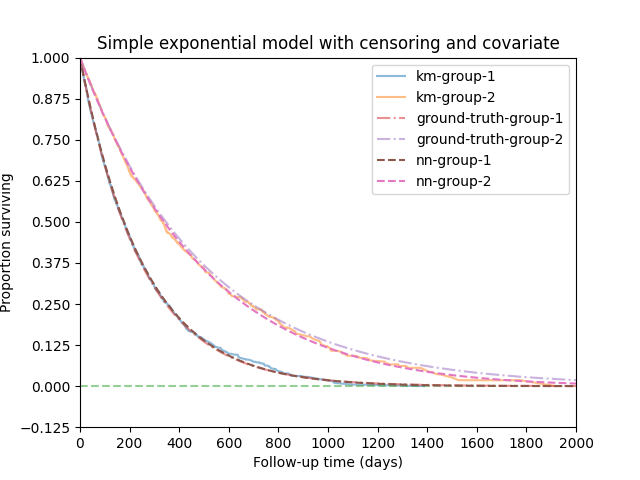

Write the Python code that produced this figure.
import pdb
import numpy as np
import sys
sys.path.append('..')
from lifelines import KaplanMeierFitter
from lifelines import CoxPHFitter
import matplotlib.pyplot as plt
import math

import torch
from torch import nn
import torch.nn.functional as F
import argparse
from torch.utils.data import TensorDataset
from torch.optim import Adam
from torch.optim.lr_scheduler import StepLR

# test to see if it can learn an exponential model with binary covariate and censoring

np.random.seed(seed=0)
rate1 = 0.004
rate2 = 0.002
rate_cens = 0.002
n_samples = 5000
t1 = np.random.exponential(scale=1. / rate1, size=int(n_samples/2))
t2 = np.random.exponential(scale=1. / rate2, size=int(n_samples/2))
t = np.concatenate((t1, t2))
group = np.zeros(n_samples)
group[int(n_samples/2):] = 1

censtime = np.random.exponential(scale=1. / rate_cens, size=n_samples)
e = t < censtime
t[~e] = censtime[~e]
print(f'{sum(e)}/{n_samples} events observed.')

kmf = KaplanMeierFitter()
kmf.fit(t[0:int(n_samples/2)], event_observed=e[0:int(n_samples/2)])
plt.plot(kmf.survival_function_.index.values, kmf.survival_function_.KM_estimate, alpha=0.5, label='km-group-1')
kmf.fit(t[int(n_samples/2):], event_observed=e[int(n_samples/2):])
plt.plot(kmf.survival_function_.index.values, kmf.survival_function_.KM_estimate, alpha=0.5, label='km-group-2')
plt.xticks(np.arange(0, 2000.0001, 200))
plt.yticks(np.arange(-0.125, 1.0001, 0.125))
plt.xlim([0,2000])
plt.ylim([-0.125,1])
plt.xlabel('Follow-up time (days)')
plt.ylabel('Proportion surviving')
plt.title('Simple exponential model with censoring and covariate')
plt.plot([0, 2000], [0, 0], linestyle='dashed', alpha=0.5)
# plt.show()


# true data generating function
sample_t = np.linspace(0, 2000, 100)
curve1 = np.exp(- sample_t * rate1)
curve2 = np.exp(-sample_t * rate2)


plt.plot(sample_t, curve1, alpha=0.5, linestyle='-.', label='ground-truth-group-1')
plt.plot(sample_t, curve2, alpha=0.5, linestyle='-.', label='ground-truth-group-2')

class Simple(nn.Module):
    def __init__(self, x_dim):
        super().__init__()
        # self.linears = nn.ModuleList()
        # for i, (in_dim, out_dim) in enumerate(zip(n_dim[:-1], n_dim[1:])):
        #     self.linears.append(nn.Linear(in_dim, out_dim))
        #     if i < len(n_dim)-2:
        #         self.linears.append(nn.ReLU())
        #     if i < len(n_dim)-2:
        #         self.linears.append(nn.BatchNorm1d(out_dim))

        self.net = torch.nn.Sequential(
            nn.Linear(x_dim + 1, 100),
            # nn.BatchNorm1d(100),
            nn.ReLU(),
            nn.Linear(100, 100),
            # nn.BatchNorm1d(100),
            nn.ReLU(),
            # nn.Linear(100, 100),
            # # nn.BatchNorm1d(100),
            # nn.ReLU(),
            nn.Linear(100, 1),
        )

        # self.net = torch.nn.Sequential(
        #     nn.Linear(1, 1, bias=True)
        # )

        # self.ld = torch.nn.Parameter(torch.Tensor([[0.1]]))

    def forward(self, x, t):
        # t = (t - t_m) / t_std
        # out = self.ld.expand_as(t)
        out = self.net(torch.concat((x, t), dim=-1))

        return out

        # return torch.ones_like(t) * math.log(rate)


def train_one_epoch(args, model, device, train_loader, optimizer, epoch):
    model.train()
    for batch_idx, (X, T, E) in enumerate(train_loader):
        X, T, E = X.to(device), T.to(device), E.to(device)
        # data, target = data.to(device), target.to(device)
        # X: [bs, x_dim], T: [bs, 1], E: [bs, 1]
        bs = len(X)
        optimizer.zero_grad()
        
        observed_ll = model(X, T) # [bs, 1]

        # sample some times
        n_time = 1
        sample_time = torch.rand(bs, n_time).cuda() * T # [bs, n_time]
        sample_time = sample_time.reshape(-1, 1) # [bs x n_time, 1]

        X = X.unsqueeze(1) # [bs, 1, x_dim]
        X = X.expand(-1, n_time, -1) # [bs, n_time, x_dim]
        X = X.reshape(-1, X.shape[-1]) # [bs x n_time, x_dim]

        cum_hz = model(X, sample_time) # [bs x n_time, 1]
        cum_hz = cum_hz.reshape(bs, -1) # [bs, n_time]
        cum_hz = torch.exp(cum_hz).mean(-1, keepdim=True) # [bs, 1]

        loss =  -1 * torch.mean(E * observed_ll - cum_hz * T)
        loss.backward()
        optimizer.step()
        if batch_idx % args.log_interval == 0:
            print('Train Epoch: {} [{}/{} ({:.0f}%)]\tLoss: {:.6f}'.format(
                epoch, batch_idx * len(X), len(train_loader.dataset),
                100. * batch_idx / len(train_loader), loss.item()))
            if args.dry_run:
                break

def predict_survival_at_t(model, x, t, n_time=1000):
    model.eval()
    with torch.no_grad():
        x = x.reshape(1, -1).cuda() # [1, dim]
        x = x.expand(n_time, -1) # [n_time, dim]
        sample_time = torch.linspace(0, t, n_time).cuda().unsqueeze(-1) # [n_time, 1]

        hazard = model(x, sample_time) # [n_time, 1]
        hazard = torch.exp(hazard)
        hazard = hazard.squeeze() # [n_time]
        survival = torch.exp(-1 * hazard.mean() * t)

    return survival.item(), hazard.detach().cpu().numpy()


# Training settings
parser = argparse.ArgumentParser(description='PyTorch MNIST Example')
parser.add_argument('--batch-size', type=int, default=64, metavar='N',
                    help='input batch size for training (default: 64)')
parser.add_argument('--test-batch-size', type=int, default=1000, metavar='N',
                    help='input batch size for testing (default: 1000)')
parser.add_argument('--epochs', type=int, default=100, metavar='N',
                    help='number of epochs to train (default: 14)')
parser.add_argument('--lr', type=float, default=1e-3, metavar='LR',
                    help='learning rate (default: 1.0)')
parser.add_argument('--gamma', type=float, default=0.7, metavar='M',
                    help='Learning rate step gamma (default: 0.7)')
parser.add_argument('--no-cuda', action='store_true', default=False,
                    help='disables CUDA training')
parser.add_argument('--dry-run', action='store_true', default=False,
                    help='quickly check a single pass')
parser.add_argument('--seed', type=int, default=1, metavar='S',
                    help='random seed (default: 1)')
parser.add_argument('--log-interval', type=int, default=10, metavar='N',
                    help='how many batches to wait before logging training status')
parser.add_argument('--save-model', action='store_true', default=False,
                    help='For Saving the current Model')
args = parser.parse_args()
use_cuda = not args.no_cuda and torch.cuda.is_available()

device = torch.device("cuda" if use_cuda else "cpu")

# normalize by the max of available time.
t_max = t.max()
t = t / t_max

# make x_train
x_train = np.zeros((n_samples, 2))
x_train[group == 0] = [1, 0]
x_train[group == 1] = [0, 1]

dataset1 = TensorDataset(torch.from_numpy(x_train).float(), torch.from_numpy(t).unsqueeze(1).float(), torch.from_numpy(e).unsqueeze(1).float())
train_loader = torch.utils.data.DataLoader(dataset1, batch_size=args.batch_size, shuffle=True)

model = Simple(x_dim=2).to(device)
print(model)
optimizer = Adam(model.parameters(), lr=args.lr)

# adding scheduler really helps
scheduler = StepLR(optimizer, step_size=1, gamma=args.gamma)
for epoch in range(1, args.epochs + 1):
    train_one_epoch(args, model, device, train_loader, optimizer, epoch)
    scheduler.step()

list_survival_rate = []
for t in np.linspace(0, 2000, 100):
    survival_rate, hazard_rate = predict_survival_at_t(model, torch.Tensor([[1., 0.]]), t / t_max)
    # plt.plot(t, survival_rate, 'rx', markersize=5)
    list_survival_rate.append(survival_rate)
plt.plot(np.linspace(0, 2000, 100), list_survival_rate, markersize=5, linestyle='--', label='nn-group-1')

list_survival_rate = []
for t in np.linspace(0, 2000, 100):
    survival_rate, hazard_rate = predict_survival_at_t(model, torch.Tensor([[0., 1.]]), t / t_max)
    # plt.plot(t, survival_rate, 'rx', markersize=5)
    list_survival_rate.append(survival_rate)
plt.plot(np.linspace(0, 2000, 100), list_survival_rate, markersize=5, linestyle='--', label='nn-group-2')

# x = torch.Tensor([[1.]]).cuda()
# t = torch.Tensor([[20.]]).cuda()
# model.eval()
# y = model(x, t)

print('t_max: ', t_max)
print(hazard_rate / t_max)
print(t_max)

plt.legend()
plt.savefig('test2_3.png')